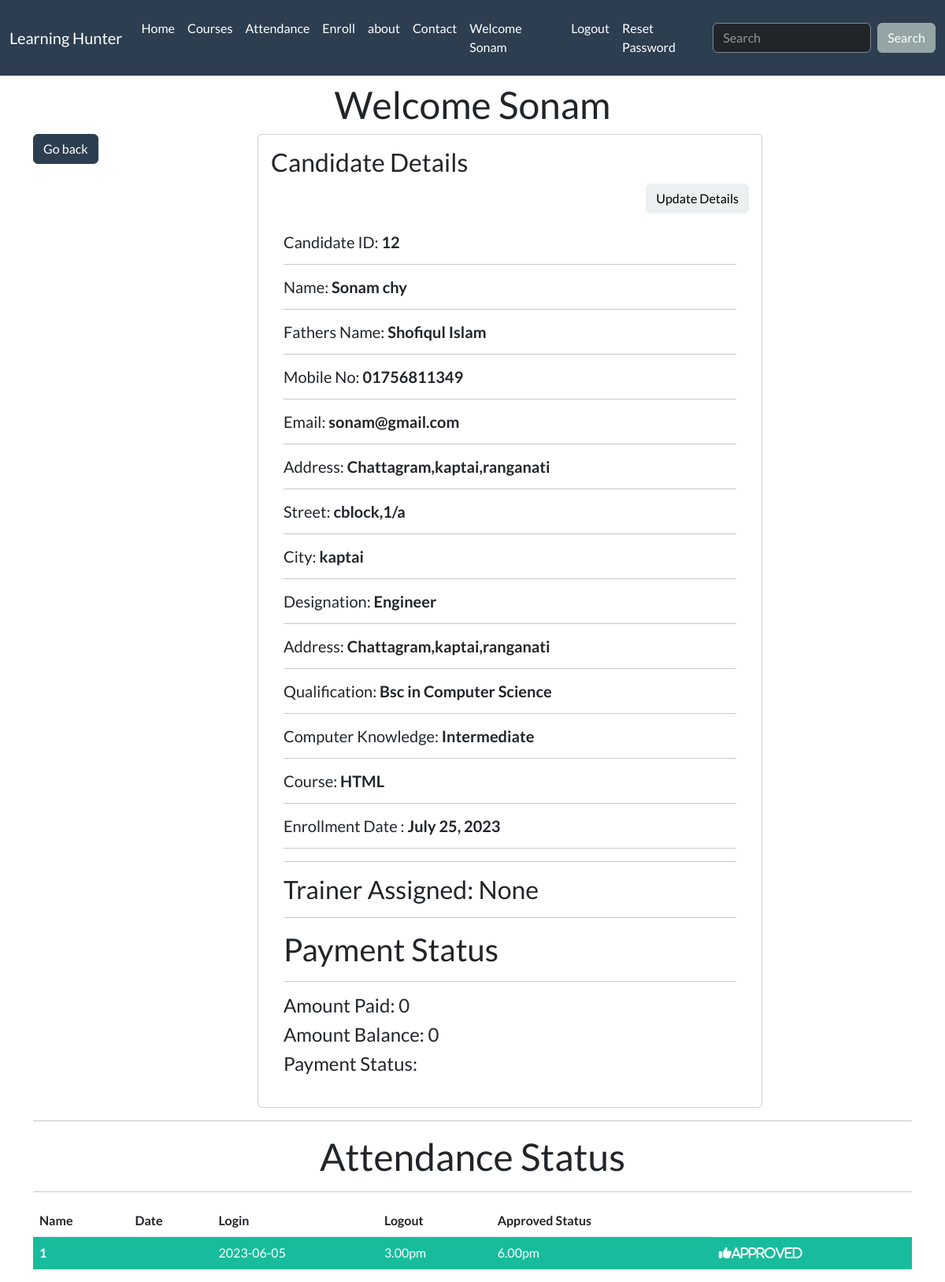
Page /profile/ (signed in) on the committed database.
### core/models.py (models this page shows, shortened)
class Register(models.Model):
    candidateId = models.AutoField(primary_key=True)
    first_name = models.CharField(max_length=20, null=False)
    last_name = models.CharField(max_length=20, null=False)
    fathers_name = models.CharField(max_length=20, null=False)
    Phone_number = models.CharField(max_length=200)
    email = models.EmailField()
    address = models.TextField(max_length=150)
    street = models.CharField(max_length=100)
    city = models.CharField(max_length=100)
    designation = models.CharField(max_length=100)
    qualification = models.CharField(max_length=100, default='Basic')
    computer_knowledge = models.CharField(max_length=100, null=False)
    course = models.CharField(max_length=80)
    timestamp = models.DateField(auto_now_add=True)
    trainer = models.ForeignKey(Trainer, on_delete=models.DO_NOTHING, null=True)

class Attendance(models.Model):
    name = models.CharField(max_length=100)
    email = models.EmailField(max_length=70)
    date = models.CharField(max_length=50)
    logintime = models.CharField(max_length=50)
    logouttime = models.CharField(max_length=50)
    approved = models.BooleanField(default=False)

### core/views.py (the view)
# urls.py: path('profile/', views.profile, name='profile'),
def profile(request):
    if not request.user.is_authenticated:
        messages.warning(request, 'Please login & Register to connect with us')
        return redirect('/signin')
    currentuser = request.user
    details = Register.objects.filter(email=currentuser.email).first()  # Get the Register object for the current user
    payment = Payments.objects.all()  # Get payment records for the current user
    paymentstatus = ""
    amount = 0
    balance = 0
    for payment_record in payment:
        paymentstatus = payment_record.status
        amount = payment_record.amountPaid
        balance = payment_record.balance
    paymentstats = {'paymentstatus': paymentstatus, 'amount': amount, 'balance': balance}
    attendanceStats = Attendance.objects.all()
    context = {'details': details, 'status': paymentstats, 'attendanceStats': attendanceStats}
    return render(request, 'profile.html', context)

### templates/profile.html (shortened to what this page needs)
{% extends 'index.html' %}
{% block pbody %}
<div class="container mt-2">
    <h1 class="text-center" >Welcome {{request.user}}</h1>
    <div class="row">
        <div class="col-md-3">
            <div><a href="/" class="btn btn-primary">Go back</a></div>
        </div>
        <div class="col-md-7">
            <div class="card p-3">
              <div class="card-title">
                <h3>Candidate Details</h3>
                  <div class="d-grid gap-2 d-md-flex justify-content-md-end">
                      <a href="/profileupdate/{{details.candidateId}}/" class="btn btn-light d-grid gap-2 d-md-flex justify-content-md-end">Update Details</a>
                  </div>
              </div>
            <div class="card-body">
                <h5>Candidate ID: <b>{{details.candidateId}}</b></h5><hr/>
                <h5>Name: <b>{{details.first_name}} {{details.last_name}}</b></h5><hr/>
                <h5>Fathers Name: <b>{{details.fathers_name}}</b></h5><hr/>
                <h5>Mobile No: <b>{{details.Phone_number}}</b></h5><hr/>
                <h5>Email: <b>{{details.email}}</b></h5><hr/>
                <h5>Address: <b>{{details.address}}</b></h5><hr/>
                <h5>Street: <b>{{details.street}}</b></h5><hr/>
                <h5>City: <b>{{details.city}}</b></h5><hr/>
                <h5>Designation: <b>{{details.designation}}</b></h5><hr/>
                <h5>Address: <b>{{details.address}}</b></h5><hr/>
                <h5>Qualification: <b>{{details.qualification}}</b></h5><hr/>
                <h5>Computer Knowledge: <b>{{details.computer_knowledge}}</b></h5><hr/>
                <h5>Course: <b>{{details.course}}</b></h5><hr/>
                <h5>Enrollment Date : <b>{{details.timestamp}}</b></h5><hr/>
                <hr>
                <h3>Trainer Assigned: {{details.trainer}} </h3>
                <hr>
                <h2>Payment Status</h2>
                <hr>
                <h4>Amount Paid: {{status.amount}}</h4>
                <h4>Amount Balance: {{status.balance}}</h4>
                <h4>Payment Status: {{status.paymentstatus}}</h4>
            </div>
        </div>
    </div>
</div>
</div>
<div class="container mt-2">
    <hr>
<h1 class="text-center">Attendance Status</h1>
    <hr>
    <table class="table">
  <thead class="thread-dark">
    <tr>
      <th scope="col">Name</th>
        <th scope="col">Date</th>
      <th scope="col">Login</th>
      <th scope="col">Logout</th>
      <th scope="col">Approved Status</th>
    </tr>
  </thead>
  <tbody>
  {% for atd in attendanceStats %}
    <tr class="table-success">
      <th scope="row">1</th>
      <td>{{atd.username}}</td>
      <td>{{atd.date}}</td>
      <td>{{atd.logintime}}</td>
      <td>{{atd.logouttime}}</td>
         {% if atd.approved  %}
              <td><i class="fa-solid fa-thumbs-up" >Approved</i></td>
         {% else %}
              <td><i class="fa-solid fa-circle-xmark" > Not Approved</i></td>
        {% endif %}
    </tr>
  {% endfor %}
  </tbody>
</table>
</div>
{% endblock pbody %}

### templates/navbar.html (shortened to what this page needs)
{% load static %}
<nav class="navbar navbar-expand-lg bg-primary" data-bs-theme="dark">
  <div class="container-fluid">
    <a class="navbar-brand" href="{% url 'index' %}">Learning Hunter</a>
    <div class="collapse navbar-collapse" id="navbarColor01">
      <ul class="navbar-nav me-auto ">
        <li class="nav-item">
          <a class="nav-link {% block home %} {% endblock home %}" href="{% url 'index' %}">Home
          </a>
        </li>
        <li class="nav-item">
          <a class="nav-link {% block course %} {% endblock course %}" href="{% url 'courses' %}">Courses</a>
        </li>
        <li class="nav-item">
          <a class="nav-link {% block attendance %} {% endblock attendance %}" href="{% url 'attendance' %}">Attendance</a>
        </li>
        <li class="nav-item">
          <a class="nav-link {% block enroll %} {% endblock enroll %}" href="{% url 'enroll' %}">Enroll</a>
        </li>
        <li class="nav-item">
          <a class="nav-link {% block about %} {% endblock about %}" href="{% url 'about' %}">about</a>
        </li>
        <li class="nav-item">
          <a class="nav-link {% block contact %} {% endblock contact %}" href="{% url 'contact' %}">Contact</a>
        </li>
                               {% if request.user.is_authenticated %}
        <li class="nav-item">
          <a class="nav-link {% block signin %} {% endblock signin %}" href="{% url 'profile' %}">Welcome {{request.user}}</a>
        </li>
        <li class="nav-item">
          <a class="nav-link {% block logout %} {% endblock logout %}" href="{% url 'logout' %}">Logout</a>
        </li>
        <li>
          <a class="nav-link {% block reset_pass %} {% endblock reset_pass %}" href="{% url 'reset_pass' %}">Reset Password</a>
        </li>
                    {% endif %}
      </ul>
      <form class="d-flex">
        <input class="form-control me-sm-2" type="search" placeholder="Search">
        <button class="btn btn-secondary my-2 my-sm-0" type="submit">Search</button>
      </form>
    </div>
  </div>
</nav>

### rows in the picture
Register: candidateId "12", first_name "Sonam", last_name "chy", fathers_name "Shofiqul Islam", Phone_number "01756811349", email "sonam@gmail.com", address "Chattagram,kaptai,ranganati", street "cblock,1/a", city "kaptai", designation "Engineer", qualification "Bsc in Computer Science", computer_knowledge "Intermediate", course "HTML", timestamp "July 25, 2023", trainer "None"
Attendance: date "2023-06-05", logintime "3.00pm", logouttime "6.00pm", approved "Approved"

### other values in the picture
{{ request.user }} "Sonam"
{{ status.amount }} "0"
{{ status.balance }} "0"
